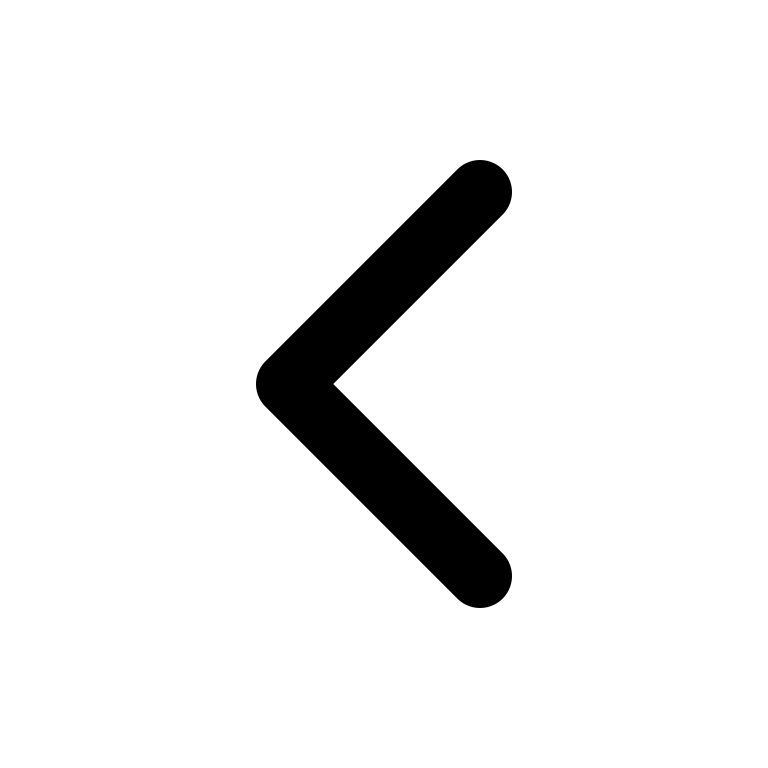
#> input picture assets/images/image_left.png, 768 x 768 px, found by its file name; its folder holds 6 pictures in this run
$ python -i helpers.py   (imports and definitions only)
#> lines starting #> are read from the running program, lines starting #| are printed output that depends on the picture
from tkinter import END, Button, Label, W, E
from utils import config_data
from PIL import Image, ImageTk


def set_right(event):
    """A function that configures the text in the Text object so that it can be displayed on the right."""
    event.widget.configure(tabs=(event.width - 6, "right"))


# [74 lines left out: functions delete_text, config_buttons, create_buttons, create_labels, not called in this run]


def loading_images():
    """The function is launched when the program starts from the main.py module. The function is responsible for loading
    static graphic files and assigning them to the global dictionary."""
    # The program tries to load photos from your computer.
    try:
        config_data.images["arrows"] = [ImageTk.PhotoImage(Image.open(
                                            "./assets/images/image_left.png").resize((50, 50))),
                                        ImageTk.PhotoImage(Image.open(
                                            "./assets/images/image_right.png").resize((50, 50))),
                                        ImageTk.PhotoImage(Image.open(
                                            "./assets/images/announcement_left.png").resize((40, 30))),
                                        ImageTk.PhotoImage(Image.open(
                                            "./assets/images/announcement_right.png").resize((40, 30)))]
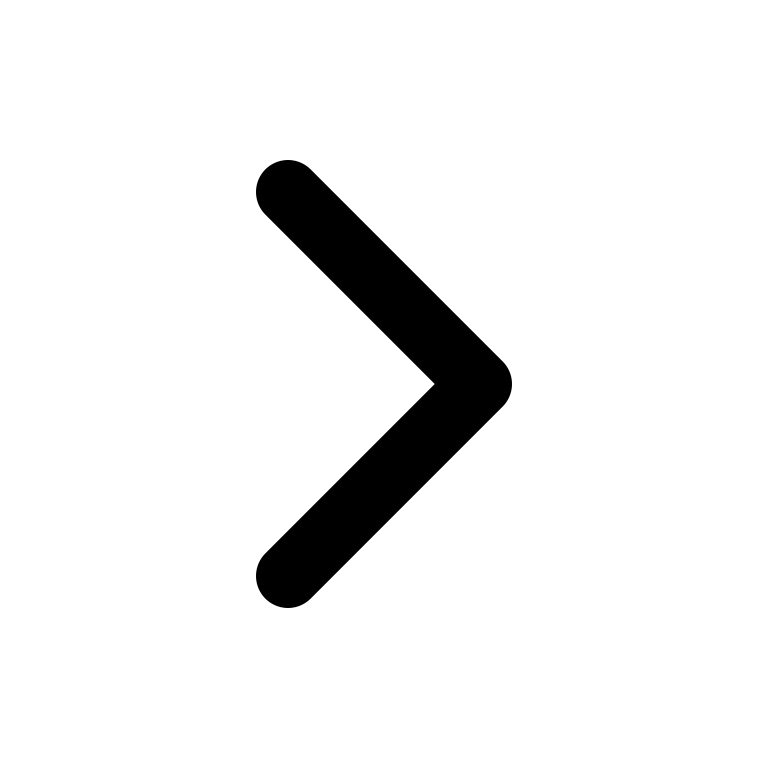
#> input picture assets/images/image_right.png, 768 x 768 px, found by its file name
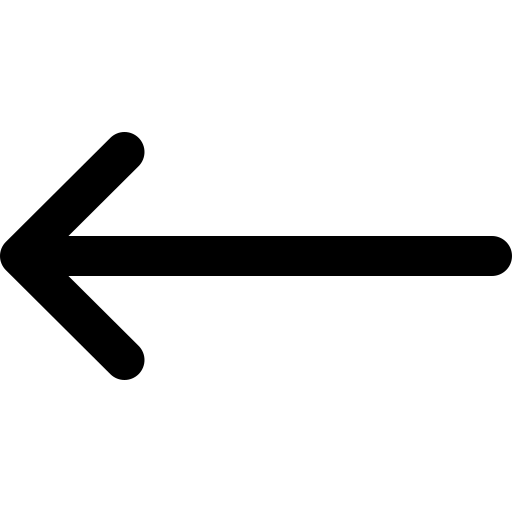
#> input picture assets/images/announcement_left.png, 512 x 512 px, found by its file name
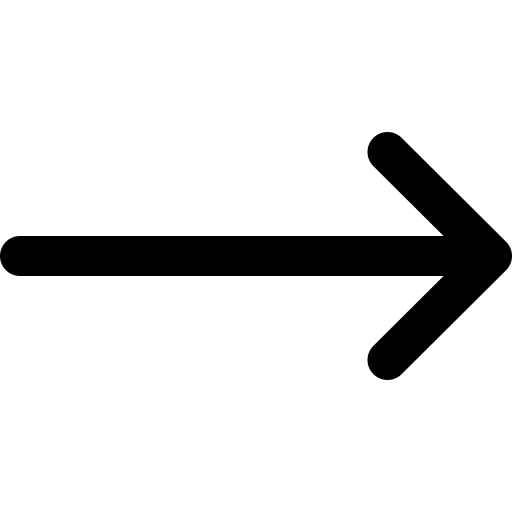
#> input picture assets/images/announcement_right.png, 512 x 512 px, found by its file name
    # If an error occurs while loading, the program will assign the value None to the dictionary keys.
    except FileNotFoundError:
        config_data.images["arrows"] = [None, None, None, None]

    try:
        config_data.images["eyes"] = [ImageTk.PhotoImage(Image.open("./assets/images/eye.png").resize((16, 16))),
                                      ImageTk.PhotoImage(Image.open("./assets/images/hidden.png").resize((16, 16)))]
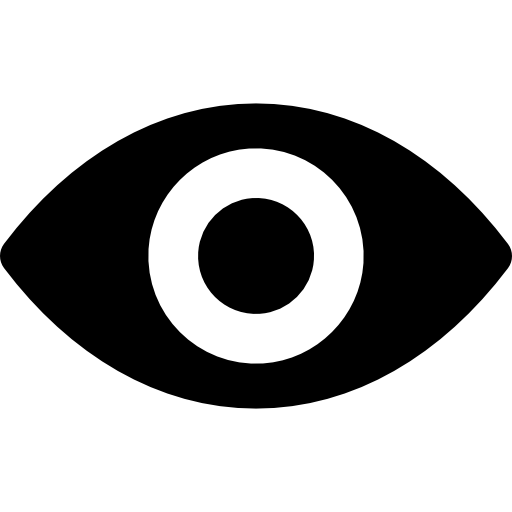
#> input picture assets/images/eye.png, 512 x 512 px, found by its file name
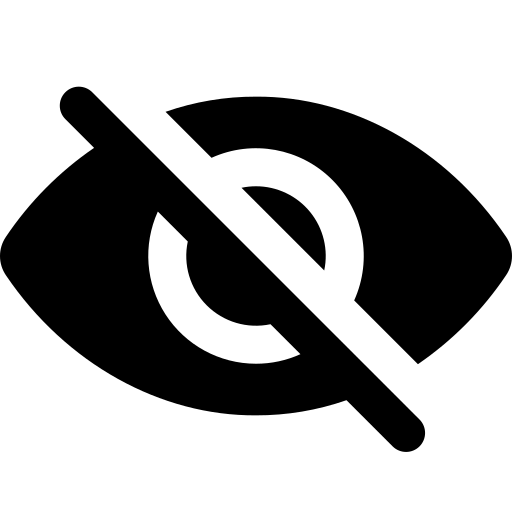
#> input picture assets/images/hidden.png, 512 x 512 px, found by its file name

    except FileNotFoundError:
        config_data.images["eyes"] = [None, None]

    try:
        config_data.images["camera_icon"] = ImageTk.PhotoImage(Image.open(
            "./assets/images/camera_icon.png").resize((50, 50)))
    except FileNotFoundError:
        config_data.images["camera_icon"] = None

    try:
        config_data.images["close"] = ImageTk.PhotoImage(Image.open(
            "./assets/images/close.png").resize((10, 10)))
    except FileNotFoundError:
        config_data.images["close"] = None

    try:
        config_data.images["logout"] = ImageTk.PhotoImage(Image.open(
            "./assets/images/logout.png").resize((20, 16)))
    except FileNotFoundError:
        config_data.images["logout"] = None

    try:
        config_data.images["logo"] = ImageTk.PhotoImage(Image.open(
            "./assets/images/shoper_logo.png").resize((220, 60)))
    except FileNotFoundError:
        config_data.images["logo"] = None

    try:
        config_data.images["delete"] = ImageTk.PhotoImage(Image.open(
            "./assets/images/delete.png").resize((20, 20)))
    except FileNotFoundError:
        config_data.images["delete"] = None


# [13 lines left out: function toggle_password, not called in this run]

>>> result = loading_images()
